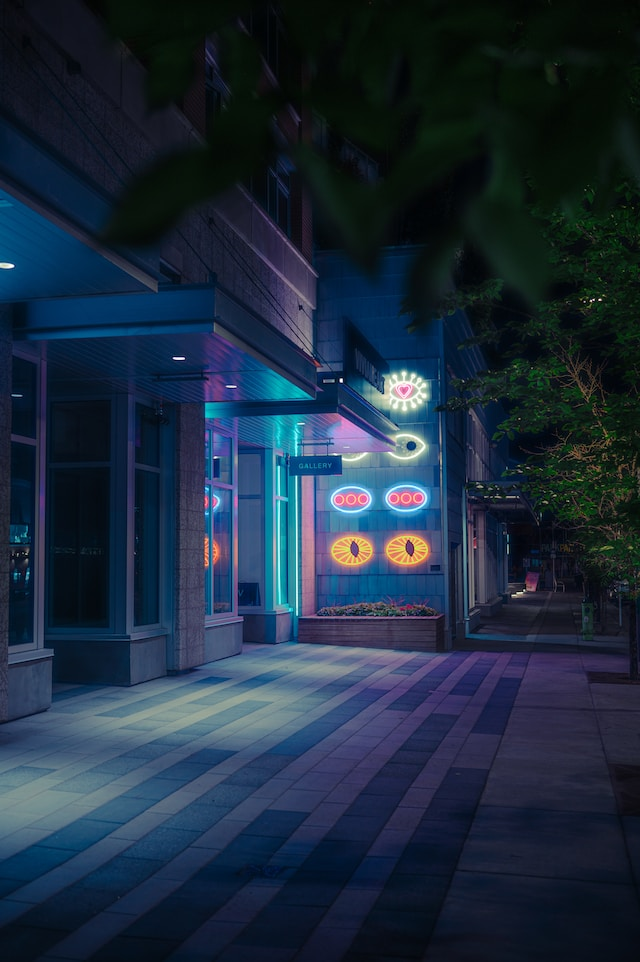
#> input picture DL/OpenCV/Module1/img/img5.jpg, 640 x 962 px, found by its file name
$ python 10.HistogramEqualImage.py
#> lines starting #> are read from the running program, lines starting #| are printed output that depends on the picture
import numpy as np
import cv2 as cv
from matplotlib import pyplot as plt

img = cv.imread("D:/2-bai tap cua dev/PythonAI/AI/DL/OpenCV/Module1/img/img5.jpg", cv.IMREAD_GRAYSCALE)
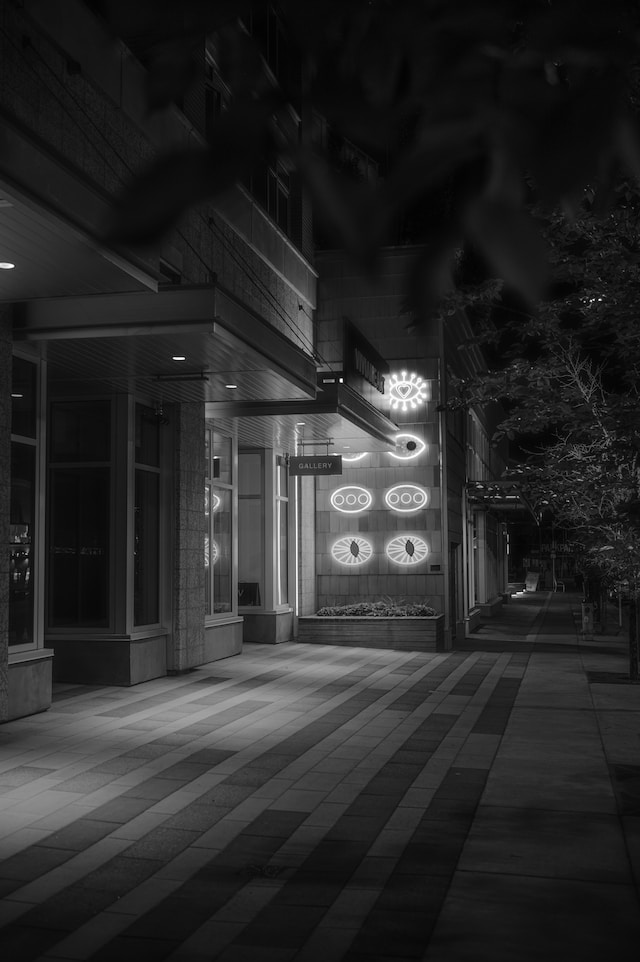
#> img: shape (962, 640); min 0, max 255, mean 41.1

# EqualImage
equ = cv.equalizeHist(img)
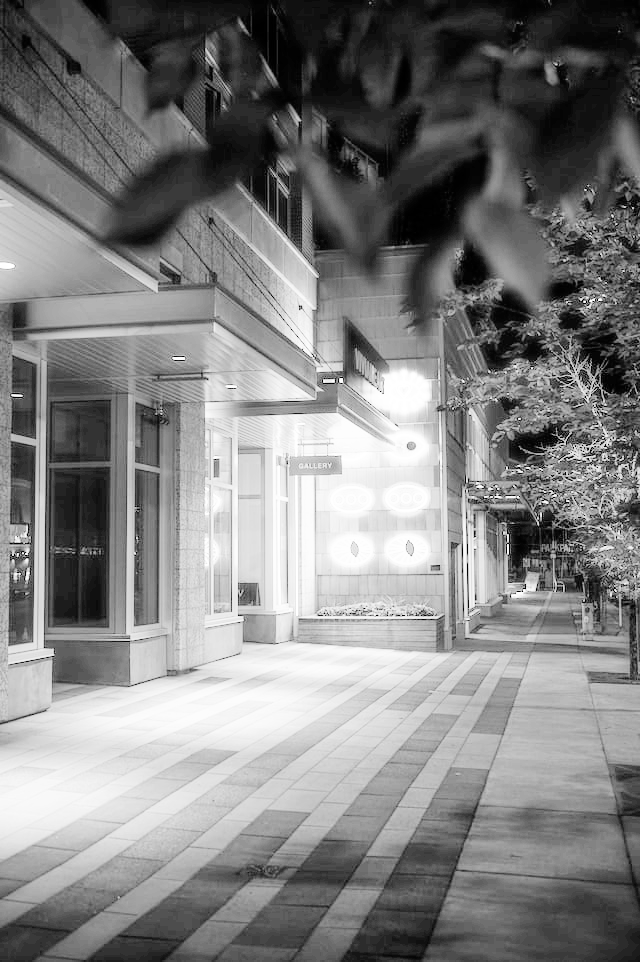
#> equ: shape (962, 640); min 0, max 255, mean 129.4
res = np.hstack((img, equ))
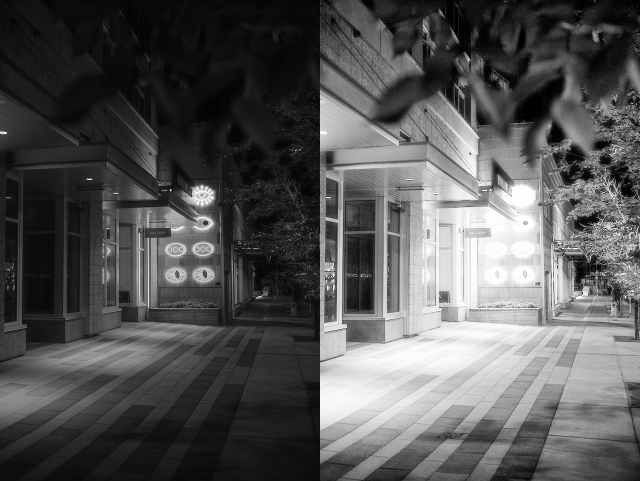
#> res: shape (962, 1280) (shown at 1/2 size); min 0, max 255, mean 85.3

# CLAHE image
clahe = cv.createCLAHE(clipLimit=20.5, tileGridSize=(20,20))
cl1 = clahe.apply(img)
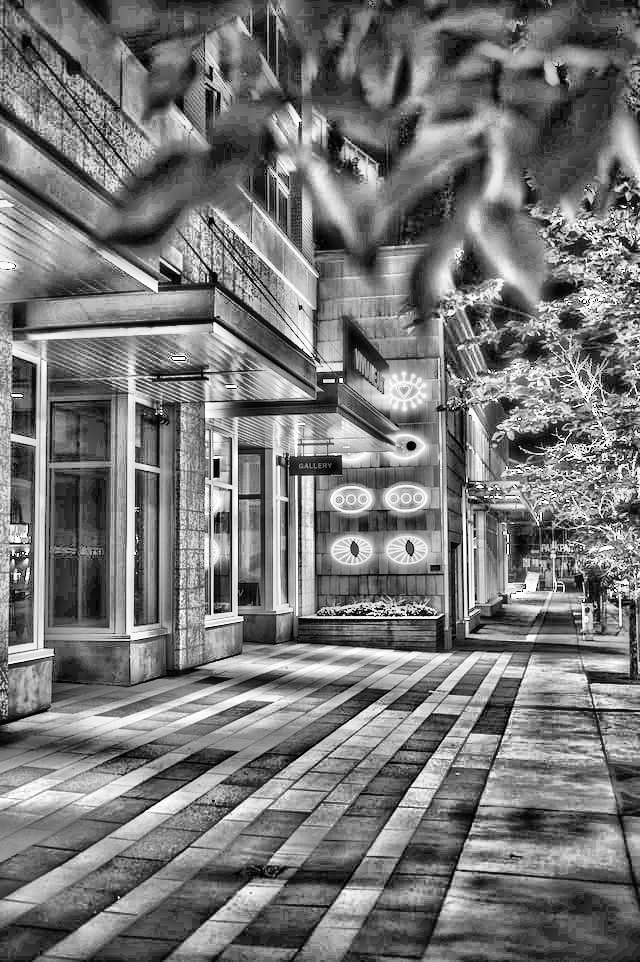
#> cl1: shape (962, 640); min 0, max 255, mean 119.5

plt.hist(cl1.ravel(),256,[0,256]);
plt.show()
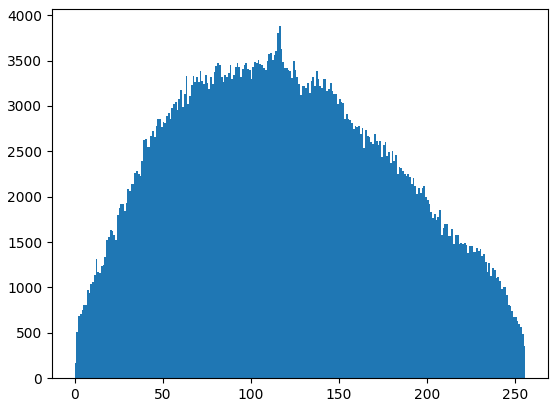
#> figure drawn by matplotlib, 1 panel; tallest bar 3878 high, from x = 116 to 117
cv.imshow("test", cl1)
cv.waitKey(0)
cv.destroyAllWindows()

$ run again, with DL/OpenCV/Module1/img/img1.jpg copied over DL/OpenCV/Module1/img/img5.jpg
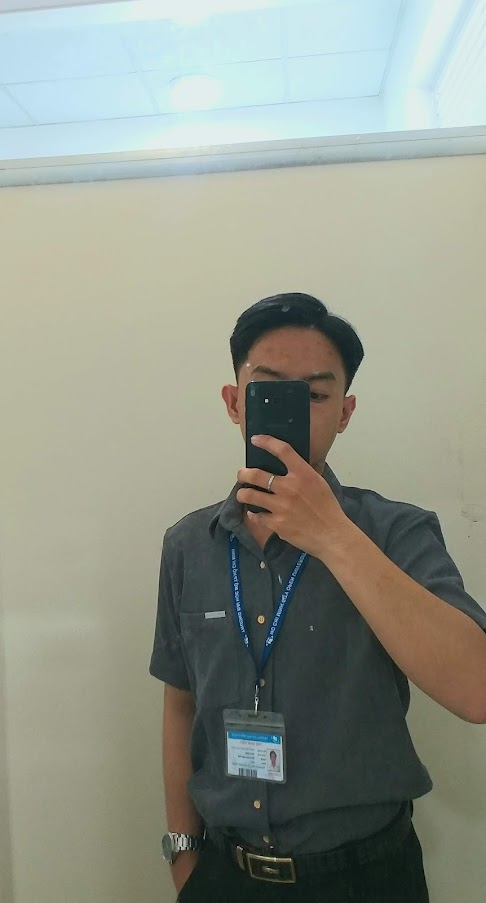
#> input picture DL/OpenCV/Module1/img/img1.jpg, 486 x 903 px, found by its file name
#> `cl1 = clahe.apply(img)`:
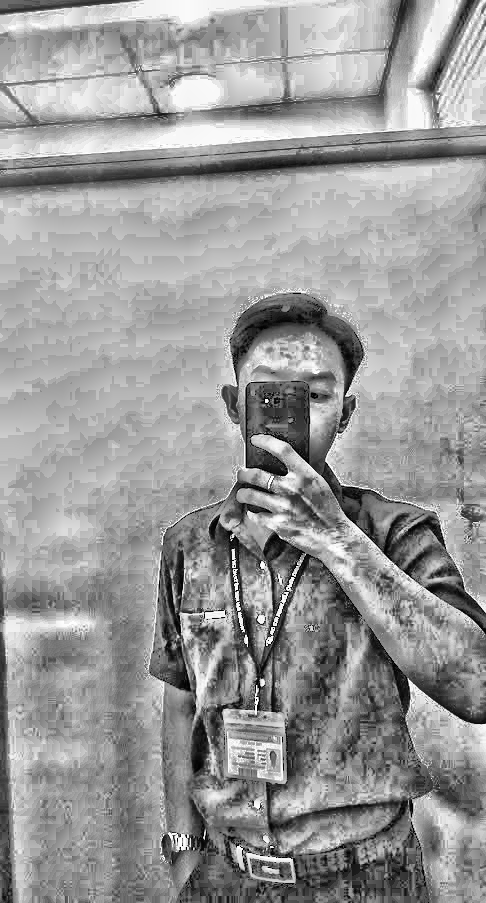
#> cl1: shape (903, 486); min 0, max 255, mean 153.3
#> `plt.show()`:
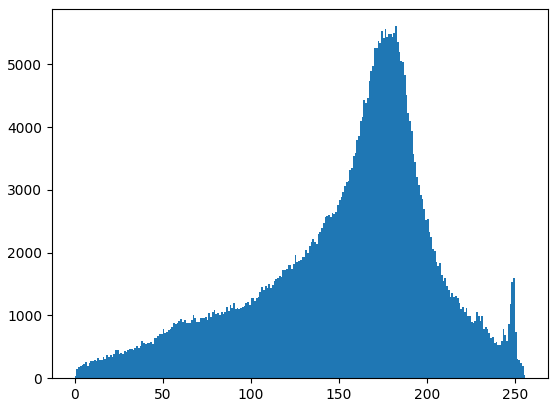
#> figure drawn by matplotlib, 1 panel; tallest bar 5609 high, from x = 182 to 183

$ run again, with DL/OpenCV/Module1/img/img2.jpg copied over DL/OpenCV/Module1/img/img5.jpg
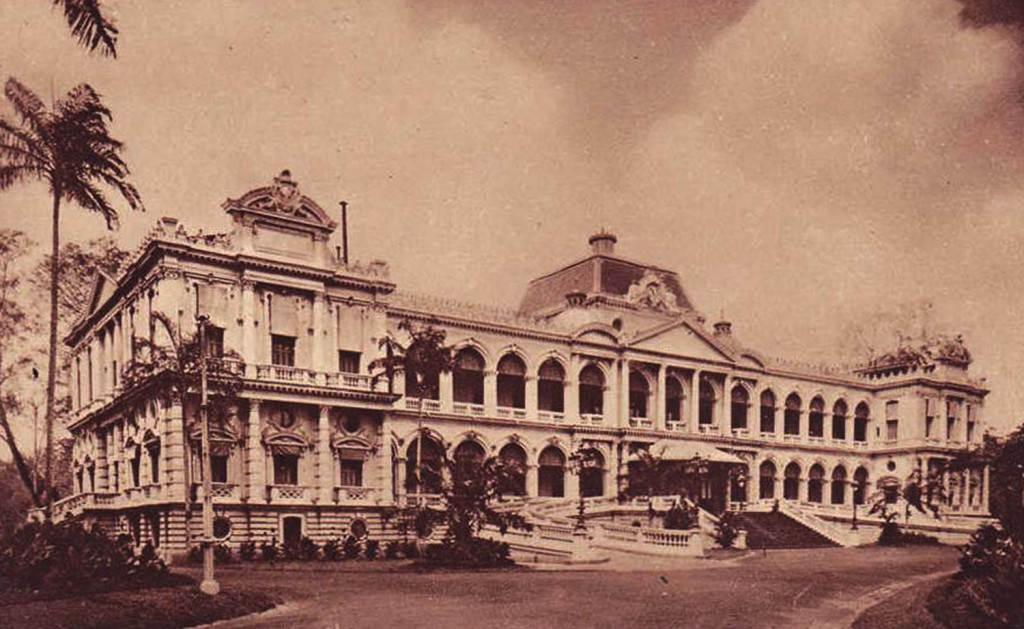
#> input picture DL/OpenCV/Module1/img/img2.jpg, 1024 x 629 px, found by its file name
#> `cl1 = clahe.apply(img)`:
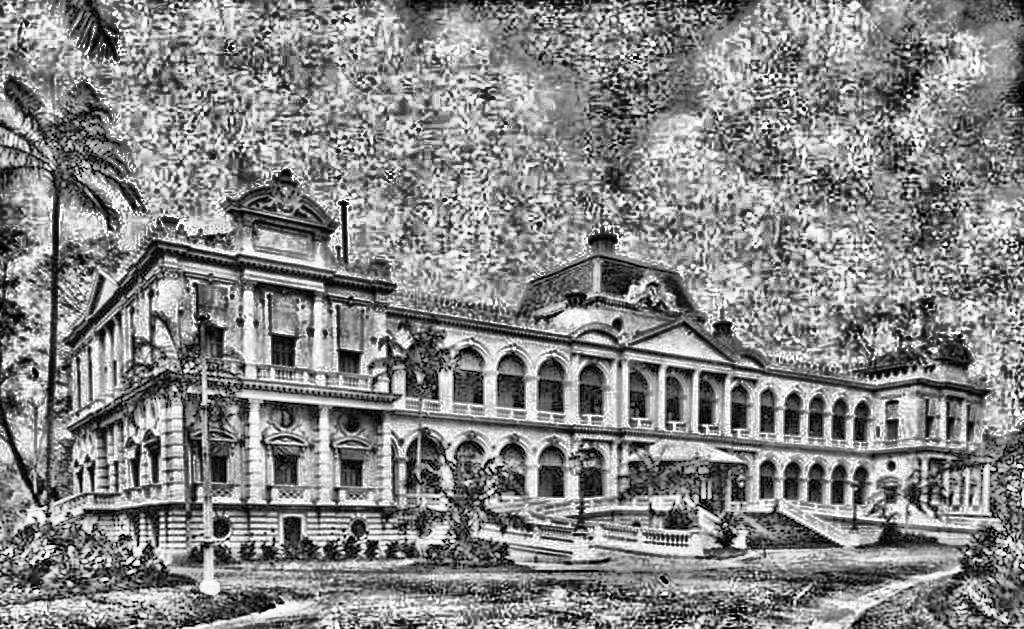
#> cl1: shape (629, 1024); min 0, max 255, mean 134
#> `plt.show()`:
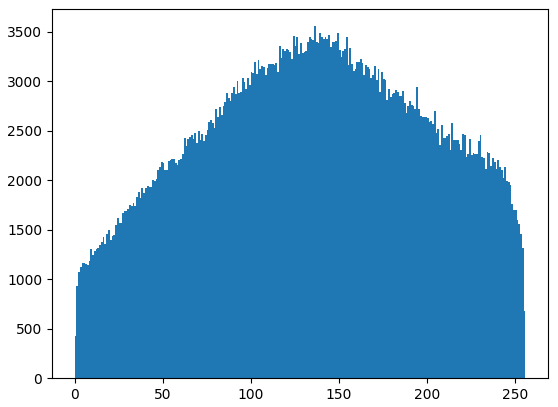
#> figure drawn by matplotlib, 1 panel; tallest bar 3557 high, from x = 136 to 137

$ run again, with DL/OpenCV/Module1/img/img3.jpg copied over DL/OpenCV/Module1/img/img5.jpg
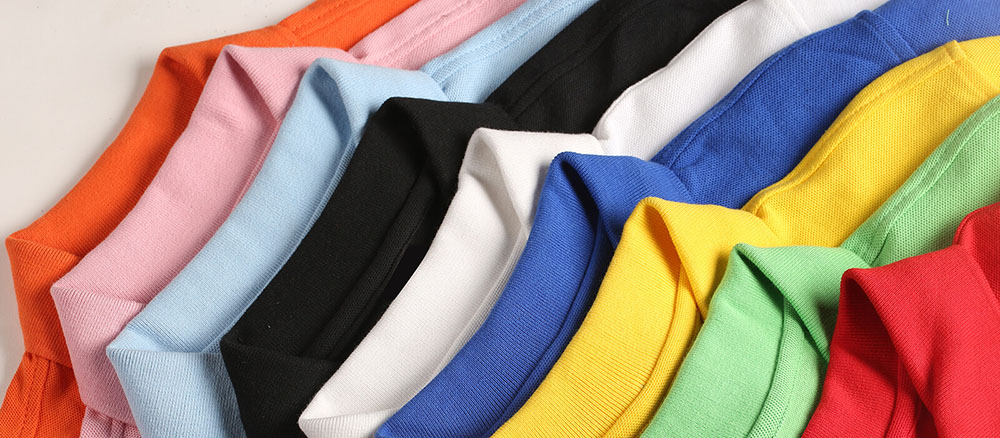
#> input picture DL/OpenCV/Module1/img/img3.jpg, 1000 x 438 px, found by its file name
#> `cl1 = clahe.apply(img)`:
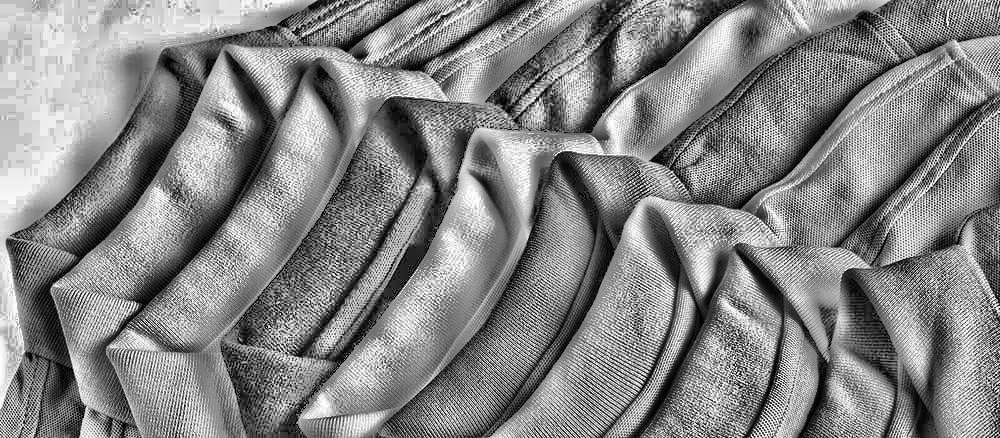
#> cl1: shape (438, 1000); min 0, max 255, mean 133.7
#> `plt.show()`:
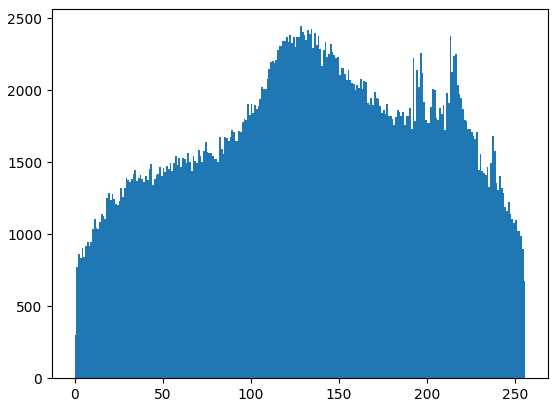
#> figure drawn by matplotlib, 1 panel; tallest bar 2445 high, from x = 128 to 129
